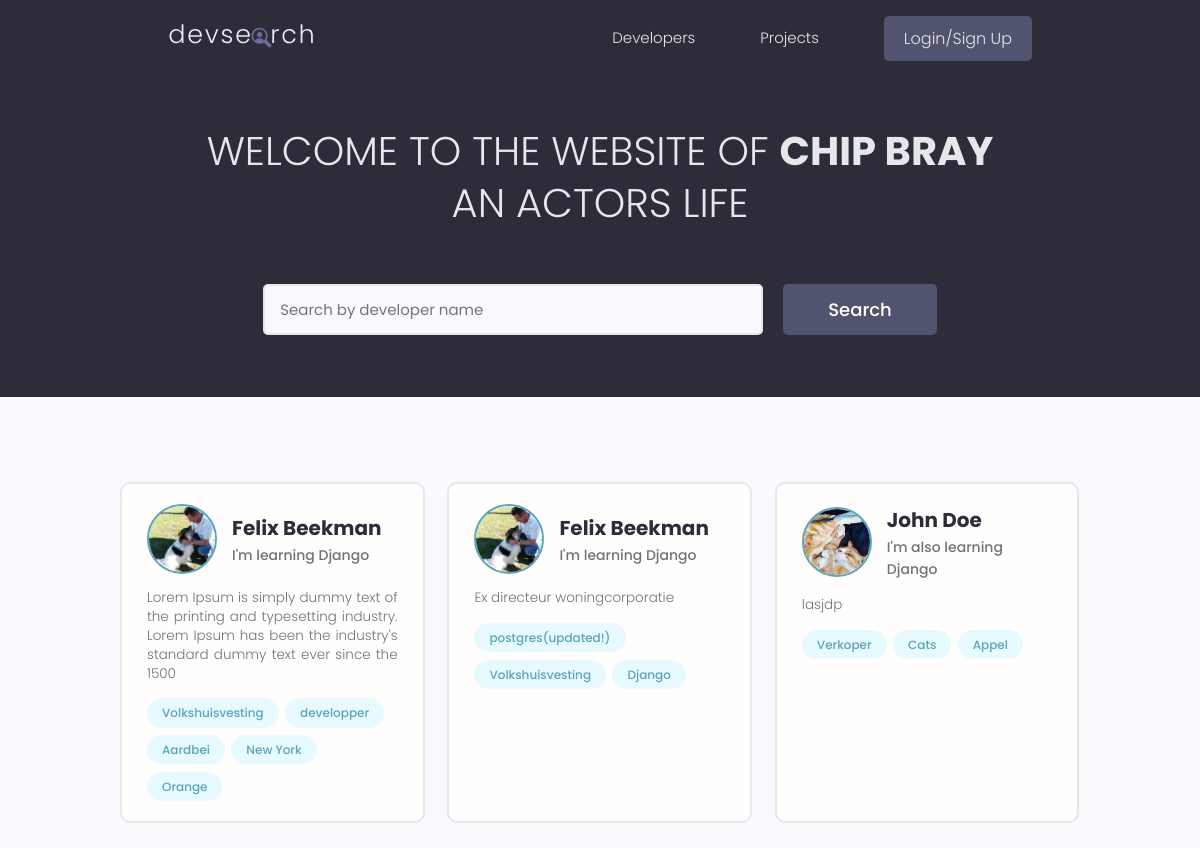
The app's page /, older data.
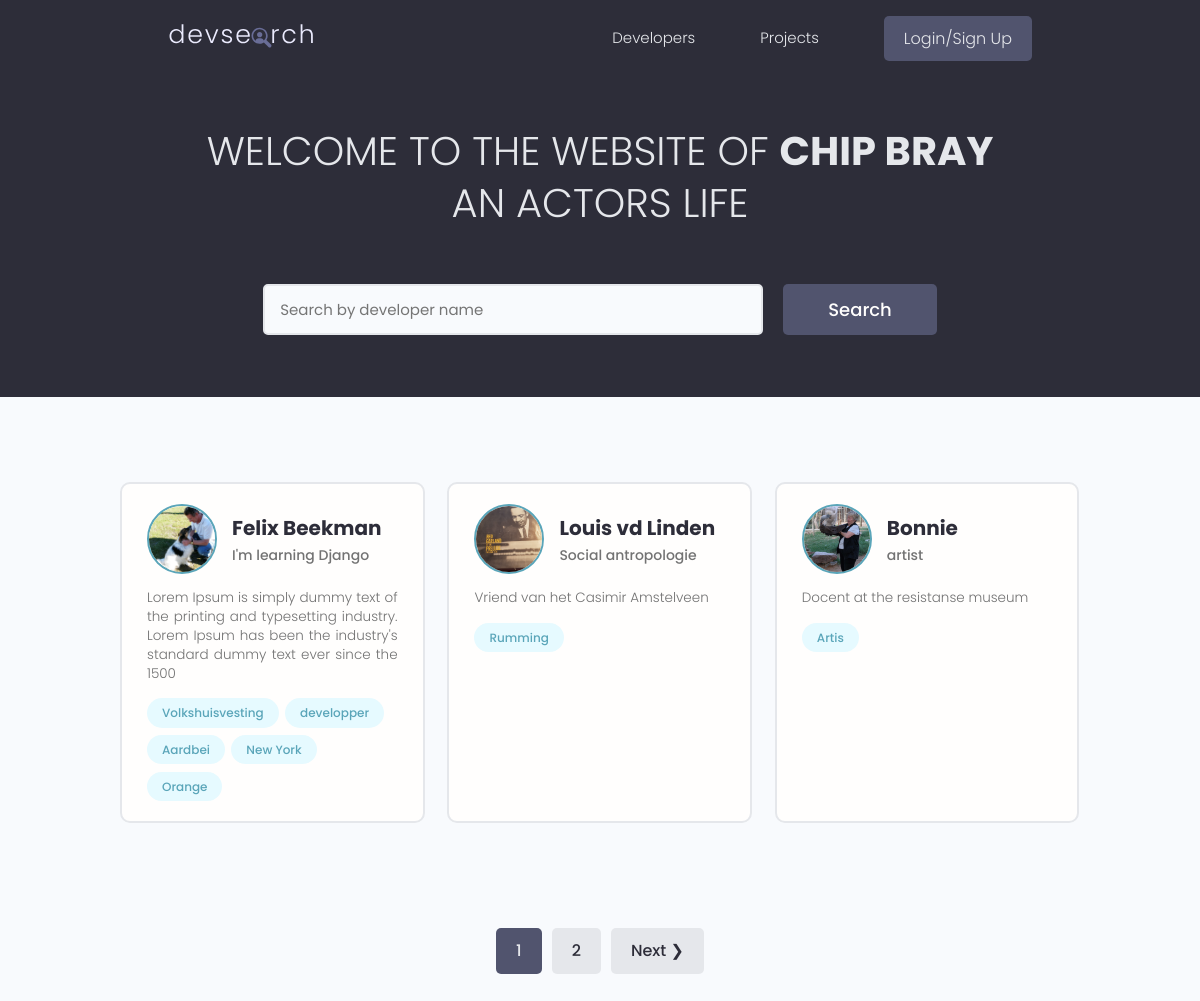
The same page, newer data.
### users/models.py (models this page shows, shortened)
class Profile(models.Model):
	user = models.OneToOneField(User, on_delete=models.CASCADE, null=True, blank=True)
	name = models.CharField(max_length=200, blank=True, null=True)
	email = models.EmailField(max_length=500, blank=True, null=True)
	username = models.CharField(max_length=200, blank=True, null=True)
	location = models.CharField(max_length=200, blank=True, null=True)
	short_intro = models.CharField(max_length=500, blank=True, null=True)
	bio = models.TextField(blank=True, null=True)
	profile_image = models.ImageField(null=True, blank=True, upload_to='profiles/', default="profiles/user-default.png")
	social_github = models.CharField(max_length=200, blank=True, null=True)
	social_twitter = models.CharField(max_length=200, blank=True, null=True)
	social_linkedin = models.CharField(max_length=200, blank=True, null=True)
	social_youtube = models.CharField(max_length=200, blank=True, null=True)
	social_website = models.CharField(max_length=200, blank=True, null=True)
	created = models.DateTimeField(auto_now_add=True)
	id = models.UUIDField(default=uuid.uuid4, unique=True, primary_key=True, editable=False)

class Skill(models.Model):
	owner = models.ForeignKey(
		Profile, on_delete=models.CASCADE, null=True, blank=True)
	name = models.CharField(max_length=200, blank=True, null=True)
	description = models.TextField(blank=True, null=True)
	created = models.DateTimeField(auto_now_add=True)
	id = models.UUIDField(default=uuid.uuid4, unique=True, primary_key=True, editable=False)
	def __str__(self):
		return str(self.name)

### users/views.py (the view)
# urls.py: path('', views.profiles, name='profiles'),
def profiles(request):
	profiles, search_query = searchProfiles(request)
	custom_range, profiles = paginateProfiles(request, profiles, 3)
	context = {'profiles':profiles, 'search_query':search_query, 'custom_range':custom_range}
	return render(request, 'users/profiles.html', context)

### users/utils.py (called while the page is built)
def paginateProfiles(request, profiles, results):
    page = request.GET.get('page')
    paginator = Paginator(profiles, results)
    try:
        profiles = paginator.page(page)
    except PageNotAnInteger:
        page = 1
        profiles = paginator.page(page)
    except EmptyPage:
        page = paginator.num_pages
        profiles = paginator.page(page)
    leftIndex = (int(page) -4)
    if leftIndex < 1:
      leftIndex = 1
    rightIndex = (int(page) + 5)
    if rightIndex > paginator.num_pages:
        rightIndex = paginator.num_pages + 1
    custom_range = range(leftIndex, rightIndex)
    return custom_range, profiles

def searchProfiles(request):
	search_query = ''
	if request.GET.get('search_query'):
		search_query = request.GET.get('search_query')
	skills = Skill.objects.filter(name__icontains=search_query)
	profiles = Profile.objects.distinct().filter(
		Q(name__icontains=search_query)	|
		Q(short_intro__icontains=search_query) |
		Q(skill__in=skills)
		)
	return profiles, search_query

### users/templates/users/profiles.html (shortened to what this page needs)
{% extends 'main.html' %}
{% block content %}
<main class="home">
  <section class="hero-section text-center">
    <div class="container container--narrow">
      <div class="hero-section__box">
        <h2>WELCOME TO THE WEBSITE OF <span> CHIP BRAY </span><br> AN ACTORS LIFE</h2>
      </div>
      <div class="hero-section__search">
        <form id="searchForm" class="form" action="{% url 'profiles' %}" method="get">
          <div class="form__field">
            <input class="input input--text" id="formInput#search" type="text" name="search_query"
            value="{{search_query}}"  placeholder="Search by developer name" />
          </div>
          <input class="btn btn--sub btn--lg" type="submit" value="Search" />
        </form>
      </div>
    </div>
  </section>
  <section class="devlist">
    <div class="container">
      <div class="grid grid--three">
       {% for profile in profiles %}
       <div class="column card">
        <div class="dev">
          <a href="{% url 'user-profile' profile.id %}" class="card__body">
            <div class="dev__profile">
              <img class="avatar avatar--md" src="{{ profile.profile_image.url }}" alt="image" />
              <div class="dev__meta">
                <h3>{{profile.name}}</h3>
                <h5>{{profile.short_intro|slice:"60"}}</h5>
              </div>
            </div>
            <p class="dev__info">{{profile.bio|slice:"150"}}</p>
            <div class="dev__skills">
              {% for skill in profile.skill_set.all|slice:"5" %}
              <span class="tag tag--pill tag--main">
                <small>{{skill}}</small>
              </span>
              {% endfor %}
            </div>
          </a>
        </div>
      </div>
      {% endfor %}
    </div>
  </div>
</section>
{% include 'pagination.html' with queryset=profiles custom_range=custom_range %}
</main>
{% endblock %}

Row changes from the older to the newer data that the page shows:
no longer on this page (row unchanged): Profile: profile_image (picture), name "Felix Beekman", short_intro "I'm learning Django", bio "Ex directeur woningcorporatie"
no longer on this page (row unchanged): Skill: name "postgres(updated!)", shown under "Felix Beekman"
no longer on this page (row unchanged): Skill: name "Volkshuisvesting", shown under "Felix Beekman"
no longer on this page (row unchanged): Skill: name "Django", shown under "Felix Beekman"
no longer on this page (row unchanged): Profile: profile_image (picture), name "John Doe", short_intro "I'm also learning Django", bio "lasjdp"
no longer on this page (row unchanged): Skill: name "Verkoper", shown under "John Doe"
no longer on this page (row unchanged): Skill: name "Cats", shown under "John Doe"
no longer on this page (row unchanged): Skill: name "Appel", shown under "John Doe"
added Profile: profile_image (picture), name "Louis vd Linden", short_intro "Social antropologie", bio "Vriend van het Casimir Amstelveen"
added Skill: name "Rumming", shown under "Louis vd Linden"
added Profile: profile_image (picture), name "Bonnie", short_intro "artist", bio "Docent at the resistanse museum"
added Skill: name "Artis", shown under "Bonnie"
Text that changed along with them:
new list line: "1"
new list line: "2"
text now shown: "Next ❯"
